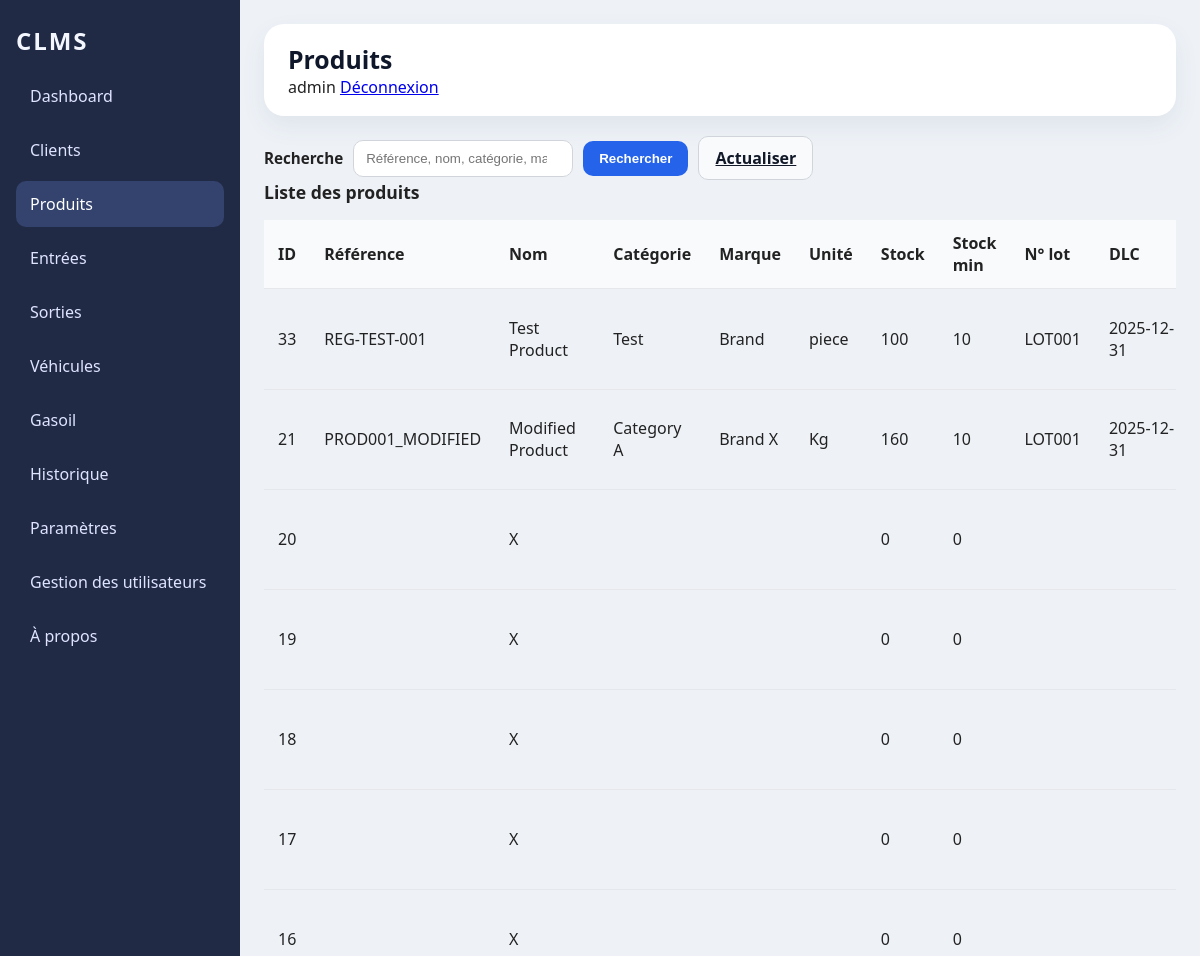
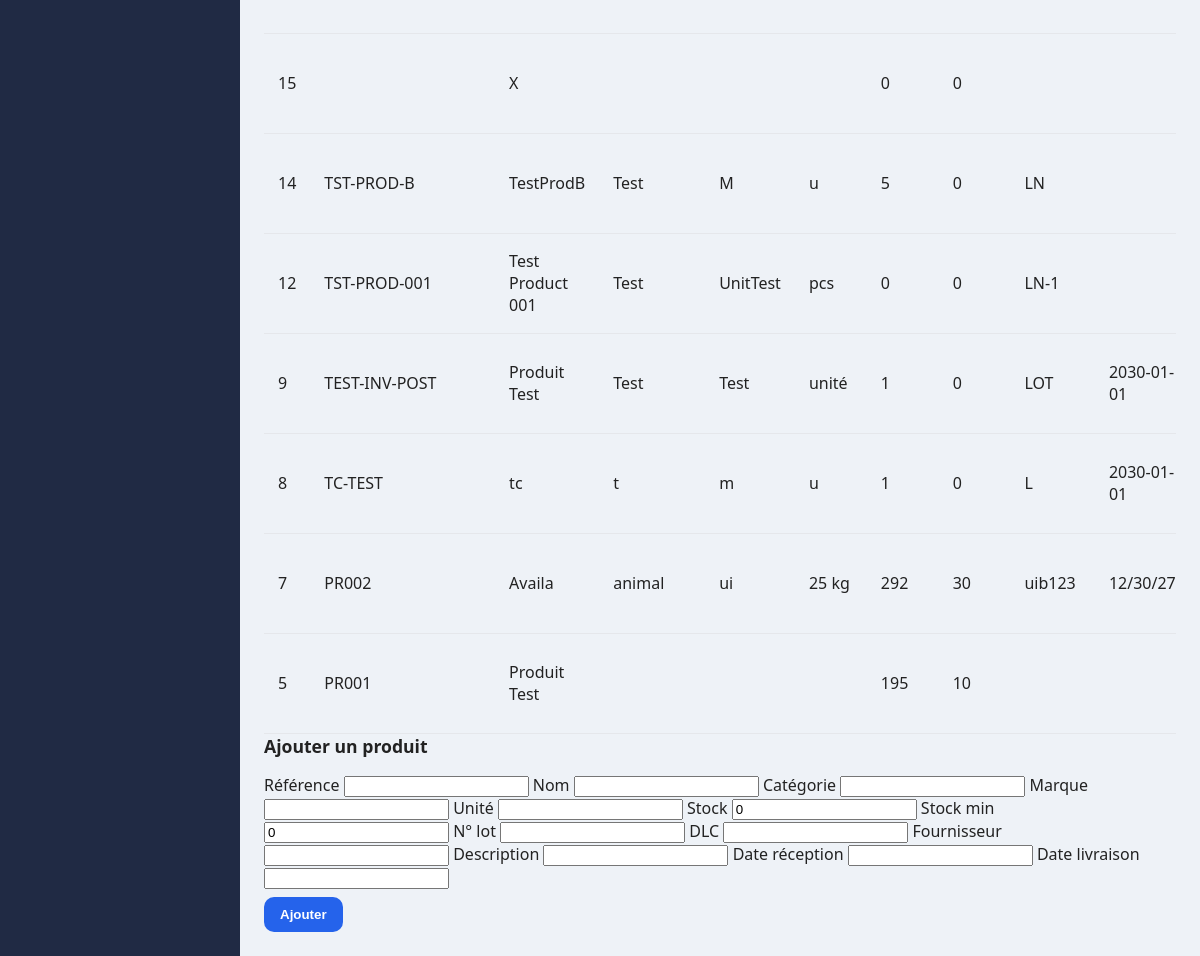
/produits (signed in), run on the app's committed database (2 pictures, top to bottom).
### tables this page shows
CREATE TABLE products(

            id INTEGER PRIMARY KEY AUTOINCREMENT,

            reference TEXT,

            nom TEXT,

            categorie TEXT,

            marque TEXT,

            unite TEXT,

            stock INTEGER,

            stock_min INTEGER,

            numero_lot TEXT,

            dlc TEXT,

            fournisseur TEXT,

            description TEXT,

            date_creation TEXT,

            date_reception TEXT,

            date_livraison TEXT

        );

### web_app.py (the view)
@app.route('/produits')
@require_role('admin', 'responsable', 'magasinier')
def produits():
    controller = ProductController()
    query = request.args.get('q', '').strip()
    edit_id = request.args.get('edit_id')
    selected_product = None
    try:
        if query:
            produits = controller.rechercher_produit(query)
        else:
            produits = controller.get_all_products()
        if edit_id:
            try:
                selected_id = int(edit_id)
                selected_product = next((p for p in produits if p[0] == selected_id), None)
            except ValueError:
                selected_product = None
        return render_template(
            'produits.html',
            title='Produits',
            active='produits',
            produits=produits,
            selected_product=selected_product,
            query=query
        )
    finally:
        controller.close()

### controllers/product_controller.py (called while the page is built)
    def close(self):
        if getattr(self, 'model', None) and hasattr(self.model, 'close'):
            try:
                self.model.close()
            except Exception:
                pass

    def get_all_products(self):
        return self.model.get_all_products()

### controllers/user_controller.py (called while the page is built)
    def get_user_by_username(self, username):
        return self.db.get_user_by_username(username)

    def close(self):
        try:
            if getattr(self, 'db', None):
                self.db.close()
        except Exception:
            pass

### database/database.py (called while the page is built, shortened)
    @staticmethod
    def get_safe_connection(db_path: str = "database/clms.db"):
        conn = sqlite3.connect(db_path, timeout=30)
        try:
            conn.execute("PRAGMA journal_mode=WAL;")
        except Exception:
            pass
        try:
            conn.execute("PRAGMA foreign_keys = ON;")
        except Exception:
            pass
        try:
            conn.execute("PRAGMA busy_timeout = 30000;")
        except Exception:
            pass
        return conn

    def close(self):
        if self.connection:
            self.connection.close()
            print("DATABASE CLOSED")

    def create_default_admin(self):
        self.cursor.execute(
            "SELECT id FROM users WHERE username = ?",
            ("admin",)
        )
        admin = self.cursor.fetchone()
        if admin is not None:
            return

    def get_user_by_username(self, username):
        self.cursor.execute("SELECT id, username, role, nom_complet, actif, date_creation FROM users WHERE username = ?", (username,))
        r = self.cursor.fetchone()
        if not r:
            return None
        return {
            'id': r[0],
            'username': r[1],
            'role': r[2],
            'nom_complet': r[3],
            'actif': int(r[4]) if r[4] is not None else None,
            'date_creation': r[5]
        }

### models/product_model.py (called while the page is built)
    def get_all_products(self):
        self.cursor.execute(
            """
            SELECT *
            FROM products
            ORDER BY id DESC
            """
        )
        return self.cursor.fetchall()

    def close(self):
        if getattr(self, 'connection', None):
            try:
                self.connection.close()
            except Exception:
                pass

### templates/produits.html (shortened to what this page needs)
{% extends 'base.html' %}
{% block content %}
  <div class="products-header">
    <form method="get" action="{{ url_for('produits') }}" class="search-form">
      <label for="q">Recherche</label>
      <input id="q" name="q" type="search" value="{{ query or '' }}" placeholder="Référence, nom, catégorie, marque, fournisseur">
      <button type="submit" class="button primary">Rechercher</button>
      <a href="{{ url_for('produits') }}" class="button secondary">Actualiser</a>
    </form>
  </div>
  <div class="products-grid">
    <section class="products-list">
      <div class="panel-header">Liste des produits</div>
      <div class="table-scroll">
        <table class="table-full products-table">
          <thead>
            <tr>
              <th>ID</th>
              <th>Référence</th>
              <th>Nom</th>
              <th>Catégorie</th>
              <th>Marque</th>
              <th>Unité</th>
              <th>Stock</th>
              <th>Stock min</th>
              <th>N° lot</th>
              <th>DLC</th>
            </tr>
          </thead>
          <tbody>
            {% for produit in produits %}
              <tr>
                <td>{{ produit[0] }}</td>
                <td>{{ produit[1] }}</td>
                <td>{{ produit[2] }}</td>
                <td>{{ produit[3] }}</td>
                <td>{{ produit[4] }}</td>
                <td>{{ produit[5] }}</td>
                <td>{{ produit[6] }}</td>
                <td>{{ produit[7] }}</td>
                <td>{{ produit[8] }}</td>
                <td>{{ produit[9] }}</td>
              </tr>
            {% else %}
              <tr>
                <td colspan="16" class="empty-row">Aucun produit trouvé.</td>
              </tr>
            {% endfor %}
          </tbody>
        </table>
      </div>
    </section>
    <aside class="products-form-panel">
      <div class="panel-header">{{ 'Modifier le produit' if selected_product else 'Ajouter un produit' }}</div>
      <form method="post" action="{% if selected_product %}{{ url_for('edit_produit', id_produit=selected_product[0]) }}{% else %}{{ url_for('add_produit') }}{% endif %}" class="product-form">
        <label for="reference">Référence</label>
        <input id="reference" name="reference" type="text" value="{{ selected_product[1] if selected_product else '' }}">
        <label for="nom">Nom</label>
        <input id="nom" name="nom" type="text" value="{{ selected_product[2] if selected_product else '' }}" required>
        <label for="categorie">Catégorie</label>
        <input id="categorie" name="categorie" type="text" value="{{ selected_product[3] if selected_product else '' }}">
        <label for="marque">Marque</label>
        <input id="marque" name="marque" type="text" value="{{ selected_product[4] if selected_product else '' }}">
        <label for="unite">Unité</label>
        <input id="unite" name="unite" type="text" value="{{ selected_product[5] if selected_product else '' }}">
        <label for="stock">Stock</label>
        <input id="stock" name="stock" type="number" value="{{ selected_product[6] if selected_product else 0 }}">
        <label for="stock_min">Stock min</label>
        <input id="stock_min" name="stock_min" type="number" value="{{ selected_product[7] if selected_product else 0 }}">
        <label for="numero_lot">N° lot</label>
        <input id="numero_lot" name="numero_lot" type="text" value="{{ selected_product[8] if selected_product else '' }}">
        <label for="dlc">DLC</label>
        <input id="dlc" name="dlc" type="text" value="{{ selected_product[9] if selected_product else '' }}">
        <label for="fournisseur">Fournisseur</label>
        <input id="fournisseur" name="fournisseur" type="text" value="{{ selected_product[10] if selected_product else '' }}">
        <label for="description">Description</label>
        <input id="description" name="description" type="text" value="{{ selected_product[11] if selected_product else '' }}">
        <label for="date_reception">Date réception</label>
        <input id="date_reception" name="date_reception" type="text" value="{{ selected_product[13] if selected_product else '' }}">
        <label for="date_livraison">Date livraison</label>
        <input id="date_livraison" name="date_livraison" type="text" value="{{ selected_product[14] if selected_product else '' }}">
        <div class="form-actions">
          <button type="submit" class="button primary">{{ 'Mettre à jour' if selected_product else 'Ajouter' }}</button>
        </div>
      </form>
    </aside>
  </div>
{% endblock %}

### static/css/style.css (style rules this page uses)
:root { color-scheme: light; font-family: 'Segoe UI', Tahoma, Geneva, Verdana, sans-serif; background: #f6f7fb; color: #222; }
* { box-sizing: border-box; }
body { margin: 0; min-height: 100vh; background: #eef2f7; }
.panel-header { font-size: 1.1rem; font-weight: 700; margin-bottom: 16px; }
.table-full { width: 100%; border-collapse: collapse; }
.table-full th, .table-full td { text-align: left; padding: 12px 14px; border-bottom: 1px solid #e5e7eb; }
.table-full th { background: #f8fafc; }

### static/css/clients.css (style rules this page uses)
.search-form { display: flex; flex-wrap: wrap; align-items: center; gap: 10px; }
.search-form label { font-size: 0.95rem; font-weight: 600; }
.search-form input { min-width: 220px; padding: 10px 12px; border: 1px solid #d1d5db; border-radius: 10px; background: white; }
.table-scroll { overflow-x: auto; }
.form-actions { display: flex; gap: 12px; flex-wrap: wrap; margin-top: 8px; }
.button { border: none; border-radius: 10px; padding: 10px 16px; cursor: pointer; font-weight: 600; }
.button.primary { background: #2563eb; color: white; }
.button.secondary { background: #f8fafc; color: #111827; border: 1px solid #d1d5db; }

### data on the page
products: id "33", reference "REG-TEST-001", nom "Test Product", categorie "Test", marque "Brand", unite "piece", stock "100", stock_min "10", numero_lot "LOT001", dlc "2025-12-31"
products: id "21", reference "PROD001_MODIFIED", nom "Modified Product", categorie "Category A", marque "Brand X", unite "Kg", stock "160", stock_min "10", numero_lot "LOT001", dlc "2025-12-31"
products: id "20", nom "X", stock "0", stock_min "0"
products: id "19", nom "X", stock "0", stock_min "0"
products: id "18", nom "X", stock "0", stock_min "0"
products: id "17", nom "X", stock "0", stock_min "0"
products: id "16", nom "X", stock "0", stock_min "0"
products: id "15", nom "X", stock "0", stock_min "0"
products: id "14", reference "TST-PROD-B", nom "TestProdB", categorie "Test", marque "M", unite "u", stock "5", stock_min "0", numero_lot "LN"
products: id "12", reference "TST-PROD-001", nom "Test Product 001", categorie "Test", marque "UnitTest", unite "pcs", stock "0", stock_min "0", numero_lot "LN-1"
products: id "9", reference "TEST-INV-POST", nom "Produit Test", categorie "Test", marque "Test", unite "unité", stock "1", stock_min "0", numero_lot "LOT", dlc "2030-01-01"
products: id "8", reference "TC-TEST", nom "tc", categorie "t", marque "m", unite "u", stock "1", stock_min "0", numero_lot "L", dlc "2030-01-01"
products: id "7", reference "PR002", nom "Availa", categorie "animal", marque "ui", unite "25 kg", stock "292", stock_min "30", numero_lot "uib123", dlc "12/30/27"
products: id "5", reference "PR001", nom "Produit Test", stock "195", stock_min "10"

### other printed values
{{ title if title else 'Dashboard' }} "Produits"
{{ session.get('username') }} "admin"
{{ 'Modifier le produit' if selected_product else 'Ajouter un produit' }} "Ajouter un produit"
{{ 'Mettre à jour' if selected_product else 'Ajouter' }} "Ajouter"
